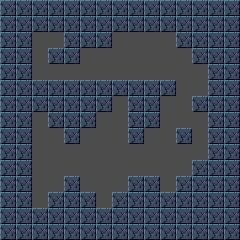

Rendered tile map (Tiled .tmx) drawn with the repository's tilesets; below, a short description and the full map source, tile grids included:
An orthogonal 15x15 tile map with 16x16 px tiles, 1 tile layer (Capa de patrones 1), 5 tilesets and 10 objects (7x UTIL, Enemy, PLAYER, CAMERA).

<map version="1.10" tiledversion="1.10.2" orientation="orthogonal" renderorder="right-down" width="15" height="15" tilewidth="16" tileheight="16" infinite="0" backgroundcolor="#4c4c4c" nextlayerid="3" nextobjectid="22">
 <tileset firstgid="1" source="PrtCave.tsx" />
 <tileset firstgid="81" source="NpcCemet.tsx" />
 <tileset firstgid="221" source="NpcSym.tsx" />
 <tileset firstgid="521" source="CAMARA.tsx" />
 <tileset firstgid="523" source="MyChar.tsx" />
 <layer id="1" name="Capa de patrones 1" width="15" height="15">
  <data encoding="csv">
2,2,2,2,2,2,2,2,2,2,2,2,2,2,2,
2,2,2,2,2,2,2,2,2,2,2,2,2,2,2,
2,2,0,0,2,2,2,0,0,0,0,2,2,2,2,
2,2,0,2,2,0,0,0,0,0,0,0,2,2,2,
2,2,0,0,0,0,0,0,0,0,0,0,0,2,2,
2,2,2,2,2,2,2,2,2,2,2,0,0,2,2,
2,2,2,2,2,2,2,0,2,2,0,0,2,2,2,
2,2,0,2,2,2,0,0,2,2,0,0,0,2,2,
2,2,0,0,2,0,0,0,2,0,0,2,0,2,2,
2,2,0,0,0,0,0,0,0,0,0,0,0,2,2,
2,2,0,0,0,0,0,0,0,0,0,0,2,2,2,
2,2,0,0,2,0,0,0,2,2,0,2,2,2,2,
2,2,0,2,2,2,0,2,2,2,2,2,2,2,2,
2,2,2,2,2,2,2,2,2,2,2,2,2,2,2,
2,2,2,2,2,2,2,2,2,2,2,2,2,2,2
</data>
 </layer>
 <objectgroup id="2" name="Entity">
  <object id="4" name="BAT" type="Enemy" gid="123" x="96" y="160" width="16" height="16" />
  <object id="10" name="CARTEL" type="UTIL" gid="313" x="64" y="176" width="16" height="16">
   <properties>
    <property name="W_1" value="ITESTDIAG" />
   </properties>
  </object>
  <object id="11" name="CARTEL" type="UTIL" gid="313" x="176" y="128" width="16" height="16">
   <properties>
    <property name="W_1" value="OBVIODIAG" />
   </properties>
  </object>
  <object id="12" name="CARTEL" type="UTIL" gid="313" x="112" y="80" width="16" height="16">
   <properties>
    <property name="W_1" value="ICOLORDIAG" />
   </properties>
  </object>
  <object id="14" name="DISQUETE" type="UTIL" gid="247" x="48" y="192" width="16" height="16" />
  <object id="15" name="HEALER" type="UTIL" gid="239" x="80" y="192" width="16" height="16" />
  <object id="18" name="PLAYER" type="PLAYER" gid="535" x="32" y="128" width="16" height="16" />
  <object id="16" name="CAMERA" type="CAMERA" gid="521" x="0" y="16" width="16" height="16">
   <properties>
    <property name="L_SEEK" value="PLAYER" />
   </properties>
  </object>
  <object id="20" name="HEALER" type="UTIL" gid="239" x="32" y="80" width="16" height="16" />
  <object id="21" name="DISQUETE" type="UTIL" gid="247" x="48" y="48" width="16" height="16" />
 </objectgroup>
</map>